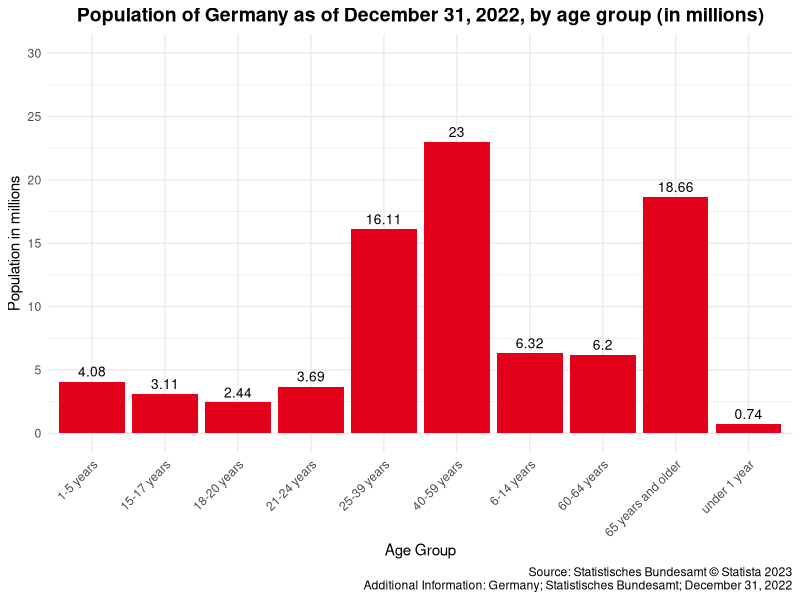

The R script that drew this image:
## ---- chunk 1
library(ggplot2)

# Data preparation
age_groups <- c("under 1 year", "1-5 years", "6-14 years", "15-17 years", 
                "18-20 years", "21-24 years", "25-39 years", "40-59 years", 
                "60-64 years", "65 years and older")
population <- c(0.74, 4.08, 6.32, 3.11, 2.44, 3.69, 16.11, 23, 6.2, 18.66)
data <- data.frame(AgeGroup = age_groups, Population = population)

# Bar chart creation
plot <- ggplot(data, aes(x = AgeGroup, y = Population)) +
  geom_bar(stat = "identity", fill = "#e2001a") +
  geom_text(aes(label = Population), vjust = -0.5, size = 3.5) +
  labs(
    title = "Population of Germany as of December 31, 2022, by age group (in millions)",
    x = "Age Group",
    y = "Population in millions",
    caption = "Source: Statistisches Bundesamt \u00A9 Statista 2023\nAdditional Information: Germany; Statistisches Bundesamt; December 31, 2022"
  ) +
  scale_y_continuous(breaks = seq(0, 30, 5), limits = c(0, 30)) +
  theme_minimal() +
  theme(
    plot.title = element_text(hjust = 0.5, size = 14, face = "bold"),
    axis.text.x = element_text(angle = 45, hjust = 1)
  )

# Display the chart
print(plot)
